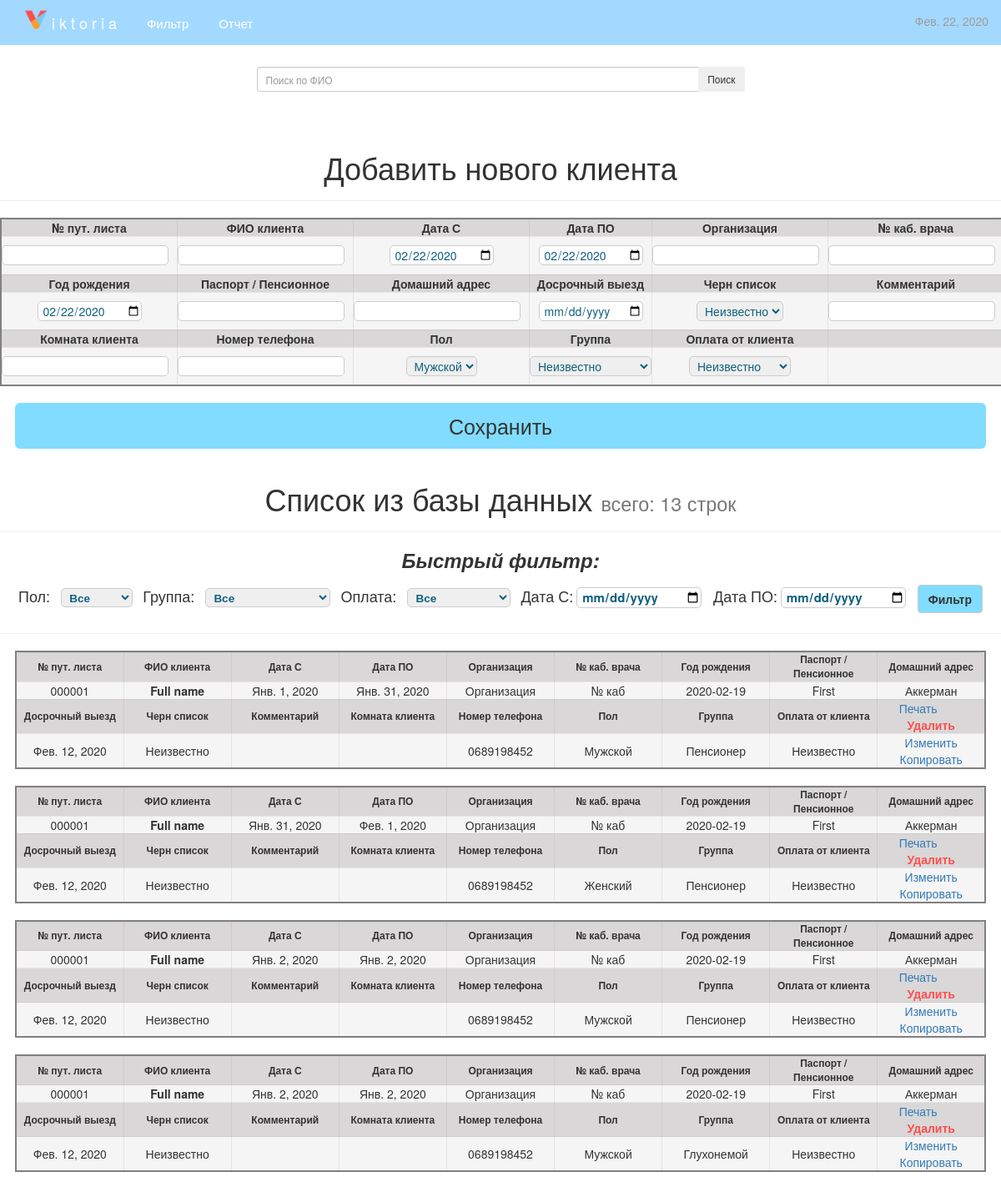
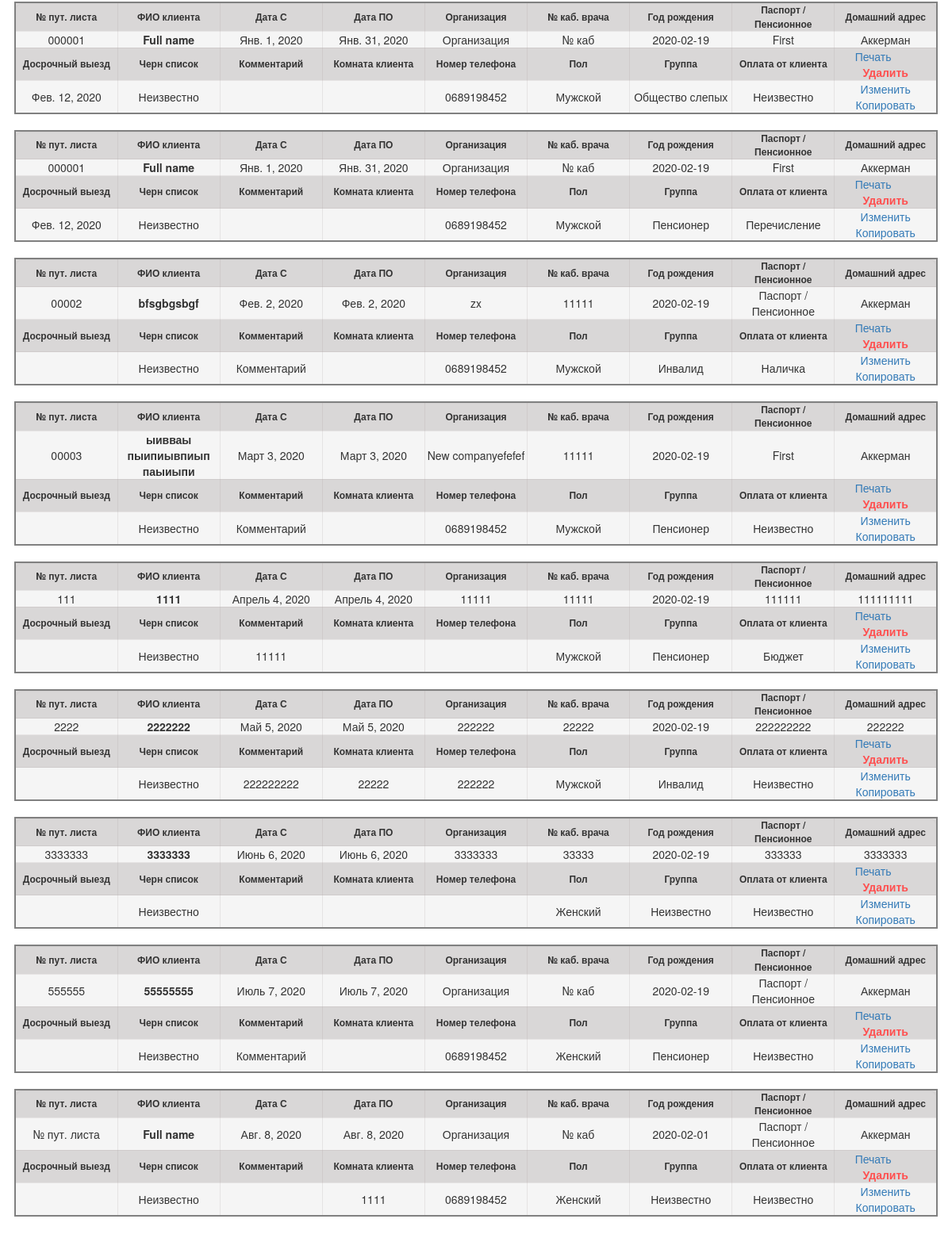
The page / on the database its author committed (2 pictures, top to bottom).
### posts/models.py (models this page shows, shortened)
class Person(models.Model):
    MALE = [
        ("Мужской", "Мужской"),
        ("Женский", "Женский"),
    ]
    GROUP = [
        ('Неизвестно', 'Неизвестно'),
        ("Пенсионер", "Пенсионер"),
        ("Инвалид", "Инвалид"),
        ("Глухонемой", "Глухонемой"),
        ("Общество слепых", "Общество слепых"),
    ]
    PAY = [
        ('Неизвестно', 'Неизвестно'),
        ('Бюджет', "Бюджет"),
        ('Наличка', "Наличка"),
        ('Перечисление', "Перечисление"),
    ]
    BLACK_LIST = [
        ('Неизвестно', 'Неизвестно'),
        ('Белый', 'Белый'),
        ('Черный', 'Черный'),
    ]
    number = models.CharField(default=1, max_length=20, help_text='№ пут. листа', null=True, blank=True)
    date_in = models.DateField(default=date.today, max_length=20, null=True, blank=False)
    date_out = models.DateField(default=date.today, max_length=20, null=True, blank=False)
    company = models.CharField(default='New company', max_length=50, help_text='Организация')
    cab_number = models.CharField(default='Cab. number', max_length=5, help_text='№ каб. врача')
    full_name = models.CharField(default='Full name', max_length=100, help_text='ФИО клиента', null=True, blank=True)
    birth_year = models.CharField(default='Birth YEAR', max_length=12, help_text='Год рождения')
    passport = models.CharField(default='Passport', max_length=50, help_text='Паспорт / пенсионное')
    address = models.CharField(default='Address', max_length=200, help_text='Домашний адресс')
    early_departure = models.DateField(default='Departure', max_length=20, null=True, blank=True)
    black_list = models.CharField(max_length=20, choices=BLACK_LIST, default='black_list')
    note = models.CharField(default='Notes', max_length=500, help_text='Комментарий', null=True, blank=True)
    room = models.CharField(default='room', max_length=10, help_text='Room', null=True, blank=True)
    phone = models.CharField(default='phone', max_length=20, help_text='phone', null=True, blank=True)
    male = models.CharField(max_length=20, choices=MALE, default='male')
    group = models.CharField(max_length=20, choices=GROUP, default='group')
    pay = models.CharField(max_length=20, choices=PAY, default='pay')

### posts/views.py (the view, shortened to what this page needs)
# urls.py: url(r'^$', Search.as_view()),
class Search(View):
    def get(self, request):
        dated = date.today()
        form = SearchForm()
        forma_v = PostForm()
        people = Person.objects.order_by("number")
        filter_f = PostFilter()
        form_for_report = FilterForReport()
        context = {'search': form, 'forma_v': forma_v, 'people': people, 'date': dated, 'filter': filter_f, 'form_for_report': form_for_report}
        return render(request, 'index.html', context)

### posts/forms.py
class SearchForm(forms.Form):
    q = forms.CharField(widget=forms.TextInput(attrs={
        'size': 50,
        'class': 'form-control search-query',
        'autofocus': 'autofocus',
        'placeholder': 'Поиск по ФИО'
    }))

### posts/templates/index.html (shortened to what this page needs)
{% extends 'base.html' %}
{% load static %}
{% block navbar %}
    <p class="navbar-text navbar-right">
        {{ date }}
    </p>
{% endblock %}
{% block content %}
    <div class="row clearfix">
        <div class="col-md-6 col-md-offset-3 column" style="padding-bottom: 20px;margin-top: 10px;">
            <form action="" method="post" id="search-form">
                <div class="input-group input-group-sm">
                    {{ search.q }}
                    <span class="input-group-btn">
                        <button class="btn btn-search" type="submit">Поиск</button>
                    </span>
                </div>
            </form>
        </div>
    </div>
    <div class="row clearfix">
        <div class="col-md-12 column posts">
        </div>
    </div>
{% endblock %}
{% block forma_vvoda %}
    <div class="page-header">
        <h1 align="center">Добавить нового клиента</h1>
    </div>
    <form method="POST" action="create/">
        <table class="well well-see" width=97%">
            <thead>
                <th>№ пут. листа</th>
                <th>ФИО клиента</th>
                <th>Дата С</th>
                <th>Дата ПО</th>
                <th>Организация</th>
                <th>№ каб. врача</th>
            </thead>
            <tr align="center">
                <td>{{ forma_v.number }}</td>
                <td>{{ forma_v.full_name }}</td>
                <td><input type="date" name="date_in" value="{{ date | date:"Y-m-d" }}"/></td>
                <td><input type="date" name="date_out" value="{{ date | date:"Y-m-d" }}"/></td>
                <td>{{ forma_v.company }}</td>
                <td>{{ forma_v.cab_number }}</td>
            </tr>
            <thead class="string">
                <th colspan="6"></th>
            </thead>
            <thead>
                <th>Год рождения</th>
                <th>Паспорт / Пенсионное</th>
                <th>Домашний адрес</th>
                <th>Досрочный выезд</th>
                <th>Черн список</th>
                <th>Комментарий</th>
            </thead>
            <tr>
                <td><input type="date" name="birth_year" value="{{ date | date:"Y-m-d" }}"/></td>
                <td>{{ forma_v.passport }}</td>
                <td>{{ forma_v.address }}</td>
                <td><input type="date" name="early_departure" value="{{ date }}"/></td>
                <td>{{ forma_v.black_list }}</td>
                <td>{{ forma_v.note }}</td>
            </tr>
            <thead>
                <th>Комната клиента</th>
                <th>Номер телефона</th>
                <th>Пол</th>
                <th>Группа</th>
                <th>Оплата от клиента</th>
                <th></th>
            </thead>
            <tr>
                <td>{{ forma_v.room }}</td>
                <td>{{ forma_v.phone }}</td>
                <td>{{ forma_v.male }}</td>
                <td>{{ forma_v.group }}</td>
                <td>{{ forma_v.pay }}</td>
                <td></td>
            </tr>
        </table>
        <input type="submit" value="Сохранить" class="btn btn-default  btn-lg btn-block btn_sub">
    </form>
{% endblock %}
{% block list %}
    <div class="page-header">
        <h1 align="center">Список из базы данных <small> всего: {{ people.count }} строк</small></h1>
    </div>
    <form method="GET" action="filter/">
        <div align="center" style="margin-top: -20px">
            <h3 style="display:inline-block;"><b><em>Быстрый фильтр:</em></b></h3><br>
            <h4 style="display:inline-block;">Пол: <span class="label">{{ filter.male }}</span></h4>
            <h4 style="display:inline-block;">Группа: <span class="label">{{ filter.group }}</span></h4>
            <h4 style="display:inline-block;">Оплата: <span class="label">{{ filter.pay }}</span></h4>
            <h4 style="display:inline-block;">Дата С: </h4>
            <input type="date" name="date_in" class="my_field" style="width: 150px; font-size: 15px; color: #0f607f; font-weight: bold;" value="{{ filter.date_in | date:"Y-m-d" }}"/>
            <h4 style="display:inline-block;">Дата ПО: </h4>
            <input type="date" name="date_out" class="my_field" style="width: 150px; font-size: 15px; color: #0f607f; font-weight: bold;" value="{{ filter.date_out | date:"Y-m-d" }}"/>
            <input style="display:inline-block;" type="submit" value="Фильтр" class="btn btn-default btn-ok-filter">
        </div>
    </form>
    <hr>
    {% for post in people %}
        <table class="well" width="97%">
            <thead>
                <th width="11%">№ пут. листа</th>
                <th width="11%">ФИО клиента</th>
                <th width="11%">Дата С</th>
                <th width="11%">Дата ПО</th>
                <th width="11%">Организация</th>
                <th width="11%">№ каб. врача</th>
                <th width="11%">Год рождения</th>
                <th width="11%">Паспорт / Пенсионное</th>
                <th width="11%">Домашний адрес</th>
            </thead>
            <tr>
                <td>{{ post.number }}</td>
                <td><b>{{ post.full_name }}</b></td>
                <td>{{ post.date_in }}</td>
                <td>{{ post.date_out }}</td>
                <td>{{ post.company }}</td>
                <td>{{ post.cab_number }}</td>
                <td>{{ post.birth_year }}</td>
                <td>{{ post.passport }}</td>
                <td>{{ post.address }}</td>
            </tr>
            <thead>
                <th>Досрочный выезд</th>
                <th>Черн список</th>
                <th>Комментарий</th>
                <th>Комната клиента</th>
                <th>Номер телефона</th>
                <th>Пол</th>
                <th>Группа</th>
                <th>Оплата от клиента</th>
            <td>
                <a href="print_costumer/{{ post.id }}">Печать</a>&nbsp;&nbsp;&nbsp;&nbsp;&nbsp;&nbsp;&nbsp;&nbsp;
                <a class="delete-a" href="delete/{{ post.id }}">Удалить</a>
            </td>
            </thead>
            <tr>
                <td>
                    {% if post.early_departure != None %}
                        {{ post.early_departure }}
                    {% endif %}
                </td>
                <td>{{ post.black_list }}</td>
                <td>{{ post.note }}</td>
                <td>{{ post.room }}</td>
                <td>{{ post.phone }}</td>
                <td>{{ post.male }}</td>
                <td>{{ post.group }}</td>
                <td>{{ post.pay }}</td>
                <td>
                    <a href="edit/{{ post.id }}">Изменить</a>
                    <a href="copy/{{ post.id }}">Копировать</a>
                </td>
            </tr>
        </table>
    {% endfor %}
{% endblock %}

### posts/static/css/project.css (style rules this page uses)
body { padding-top: 70px; }
.input-group.input-group-sm { margin-bottom: 10px; }
.my_field { border: 1px solid #ccc; border-radius: 5px; width: 200px; margin: 10px 10px 10px 0; }
th { text-align: center; font-size: 12px; font-family: inherit; }
.well-see > thead > tr > th { font-size: 14px; }
.string { background-color: white; }
.well { margin-left: auto; margin-right: auto; border: 2px solid; border-color: grey; border-radius: 10px; }
.btn_sub { width: 95%; margin-left: auto; margin-right: auto; background-color: #57d0ffbf; border-color: #ffffff00; font-family: inherit; font-size: 25px; }
.btn-ok-filter { background-color: #57d0ffbf; font-weight: bold; }
input[type=button].btn-block, input[type=reset].btn-block, input[type=submit].btn-block { width: 97%; margin-left: 1.5%; margin-right: 2%; }
.my_field { border: 1px solid #ccc; border-radius: 5px; padding-left: 5px; }
td > input, select { border: 1px solid #ccc; border-radius: 5px; padding-left: 5px; color: #0f607f;; }
thead { background-color: #9e989854; }
td, th { text-align: center; border: 1px solid #9e98982e; }
.delete-a { color: #ff4f4f; font-weight: 600; }

### rows shown on the page
Person: number "000001", full_name "Full name", date_in "Янв. 1, 2020", date_out "Янв. 31, 2020", company "Организация", cab_number "№ каб", birth_year "2020-02-19", passport "First", address "Аккерман", early_departure "Фев. 12, 2020", black_list "Неизвестно", phone "0689198452", male "Мужской", group "Пенсионер", pay "Неизвестно"
Person: number "000001", full_name "Full name", date_in "Янв. 31, 2020", date_out "Фев. 1, 2020", company "Организация", cab_number "№ каб", birth_year "2020-02-19", passport "First", address "Аккерман", early_departure "Фев. 12, 2020", black_list "Неизвестно", phone "0689198452", male "Женский", group "Пенсионер", pay "Неизвестно"
Person: number "000001", full_name "Full name", date_in "Янв. 2, 2020", date_out "Янв. 2, 2020", company "Организация", cab_number "№ каб", birth_year "2020-02-19", passport "First", address "Аккерман", early_departure "Фев. 12, 2020", black_list "Неизвестно", phone "0689198452", male "Мужской", group "Пенсионер", pay "Неизвестно"
Person: number "000001", full_name "Full name", date_in "Янв. 2, 2020", date_out "Янв. 2, 2020", company "Организация", cab_number "№ каб", birth_year "2020-02-19", passport "First", address "Аккерман", early_departure "Фев. 12, 2020", black_list "Неизвестно", phone "0689198452", male "Мужской", group "Глухонемой", pay "Неизвестно"
Person: number "000001", full_name "Full name", date_in "Янв. 1, 2020", date_out "Янв. 31, 2020", company "Организация", cab_number "№ каб", birth_year "2020-02-19", passport "First", address "Аккерман", early_departure "Фев. 12, 2020", black_list "Неизвестно", phone "0689198452", male "Мужской", group "Общество слепых", pay "Неизвестно"
Person: number "000001", full_name "Full name", date_in "Янв. 1, 2020", date_out "Янв. 31, 2020", company "Организация", cab_number "№ каб", birth_year "2020-02-19", passport "First", address "Аккерман", early_departure "Фев. 12, 2020", black_list "Неизвестно", phone "0689198452", male "Мужской", group "Пенсионер", pay "Перечисление"
Person: number "00002", full_name "bfsgbgsbgf", date_in "Фев. 2, 2020", date_out "Фев. 2, 2020", company "zx", cab_number "11111", birth_year "2020-02-19", passport "Паспорт / Пенсионное", address "Аккерман", black_list "Неизвестно", note "Комментарий", phone "0689198452", male "Мужской", group "Инвалид", pay "Наличка"
Person: number "00003", full_name "ыивваы пыипиывпиып паыиыпи", date_in "Март 3, 2020", date_out "Март 3, 2020", company "New companyefefef", cab_number "11111", birth_year "2020-02-19", passport "First", address "Аккерман", black_list "Неизвестно", note "Комментарий", phone "0689198452", male "Мужской", group "Пенсионер", pay "Неизвестно"
Person: number "111", full_name "1111", date_in "Апрель 4, 2020", date_out "Апрель 4, 2020", company "11111", cab_number "11111", birth_year "2020-02-19", passport "111111", address "111111111", black_list "Неизвестно", note "11111", male "Мужской", group "Пенсионер", pay "Бюджет"
Person: number "2222", full_name "2222222", date_in "Май 5, 2020", date_out "Май 5, 2020", company "222222", cab_number "22222", birth_year "2020-02-19", passport "222222222", address "222222", black_list "Неизвестно", note "222222222", room "22222", phone "222222", male "Мужской", group "Инвалид", pay "Неизвестно"
Person: number "3333333", full_name "3333333", date_in "Июнь 6, 2020", date_out "Июнь 6, 2020", company "3333333", cab_number "33333", birth_year "2020-02-19", passport "333333", address "3333333", black_list "Неизвестно", male "Женский", group "Неизвестно", pay "Неизвестно"
Person: number "555555", full_name "55555555", date_in "Июль 7, 2020", date_out "Июль 7, 2020", company "Организация", cab_number "№ каб", birth_year "2020-02-19", passport "Паспорт / Пенсионное", address "Аккерман", black_list "Неизвестно", note "Комментарий", phone "0689198452", male "Женский", group "Пенсионер", pay "Неизвестно"
Person: number "№ пут. листа", full_name "Full name", date_in "Авг. 8, 2020", date_out "Авг. 8, 2020", company "Организация", cab_number "№ каб", birth_year "2020-02-01", passport "Паспорт / Пенсионное", address "Аккерман", black_list "Неизвестно", room "1111", phone "0689198452", male "Женский", group "Неизвестно", pay "Неизвестно"

### other values the page prints
{{ date }} "Фев. 22, 2020"
{{ people.count }} "13"
